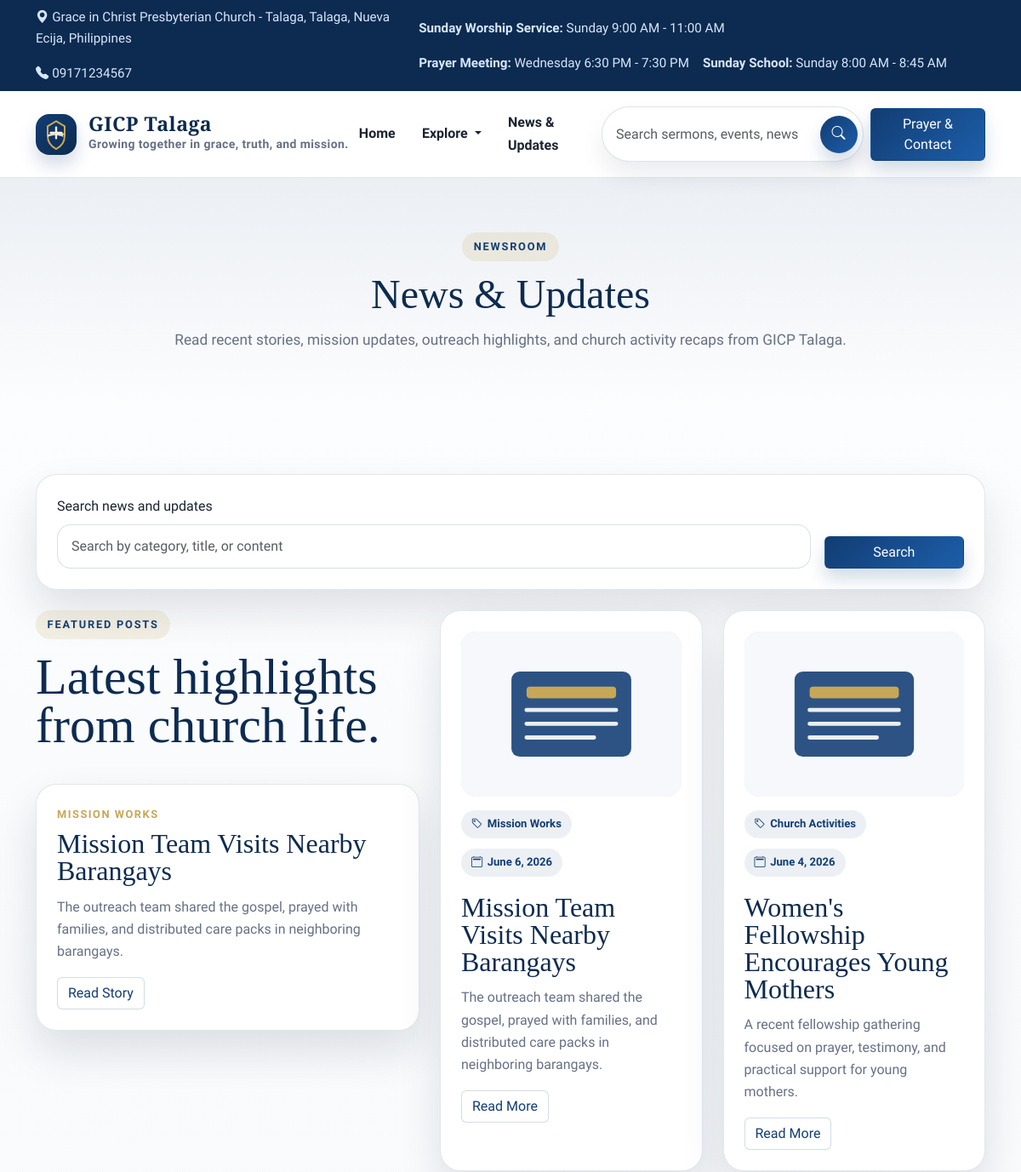
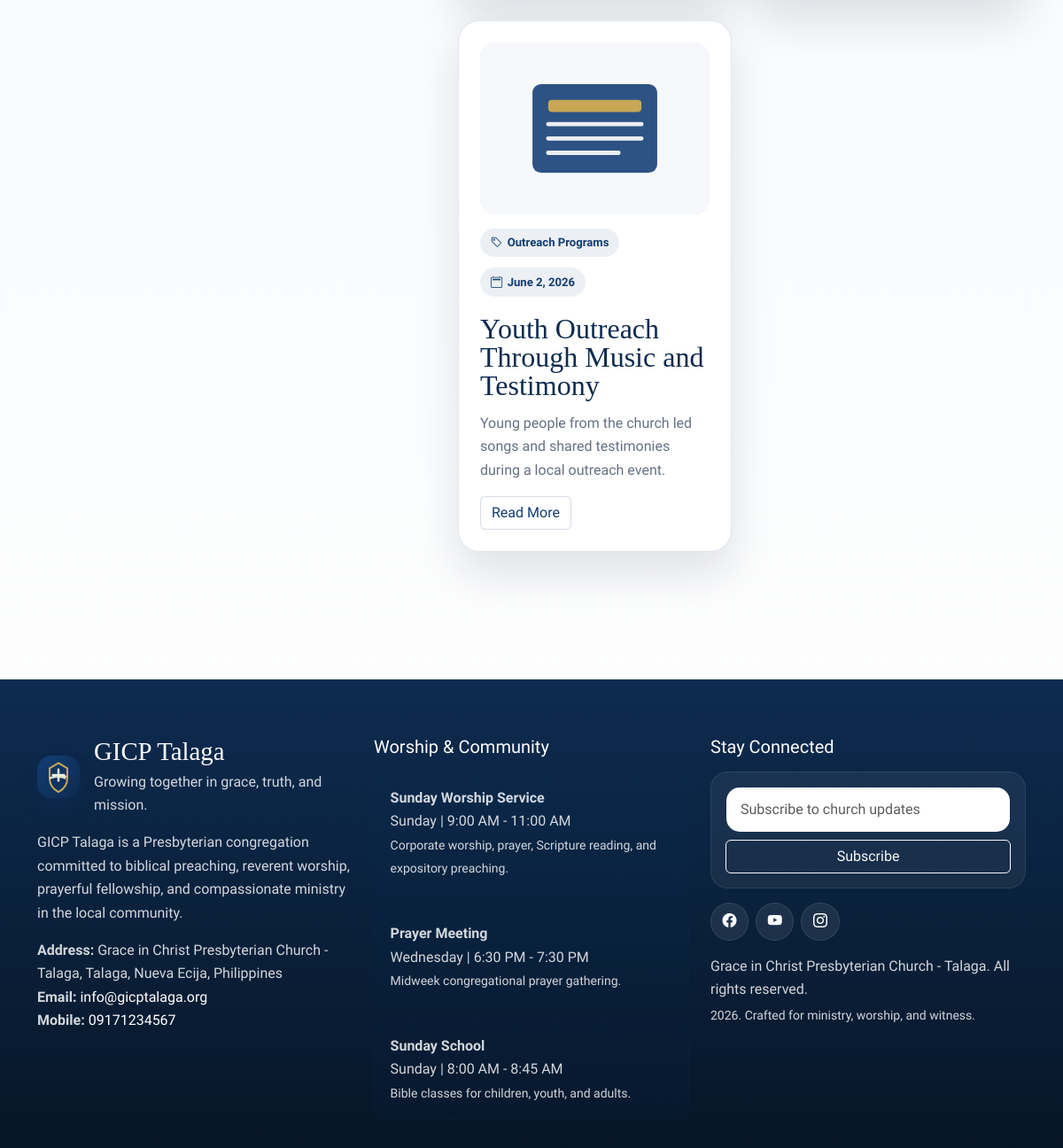
Page /index.php/site/news on the committed database (2 pictures, top to bottom).
### tables this page shows
CREATE TABLE `church_profile` (
  `id` INT UNSIGNED NOT NULL AUTO_INCREMENT,
  `church_name` VARCHAR(255) NOT NULL,
  `short_name` VARCHAR(120) NOT NULL,
  `tagline` VARCHAR(255) NULL,
  `logo` VARCHAR(255) NULL,
  `hero_image` VARCHAR(255) NULL,
  `welcome_message` LONGTEXT NULL,
  `brief_intro` LONGTEXT NULL,
  `history` LONGTEXT NULL,
  `mission` LONGTEXT NULL,
  `vision` LONGTEXT NULL,
  `core_values` LONGTEXT NULL,
  `statement_of_faith` LONGTEXT NULL,
  `address` VARCHAR(255) NULL,
  `email` VARCHAR(150) NULL,
  `mobile_number` VARCHAR(50) NULL,
  `landline` VARCHAR(50) NULL,
  `google_map_embed` LONGTEXT NULL,
  `facebook_url` VARCHAR(255) NULL,
  `youtube_url` VARCHAR(255) NULL,
  `instagram_url` VARCHAR(255) NULL,
  `prayer_cta_text` VARCHAR(255) NULL,
  `created_at` DATETIME NOT NULL,
  `updated_at` DATETIME NOT NULL,
  PRIMARY KEY (`id`)
);

CREATE TABLE `service_schedules` (
  `id` INT UNSIGNED NOT NULL AUTO_INCREMENT,
  `title` VARCHAR(150) NOT NULL,
  `day_name` VARCHAR(50) NOT NULL,
  `time_range` VARCHAR(80) NOT NULL,
  `description` VARCHAR(255) NULL,
  `display_order` INT NOT NULL DEFAULT 0,
  `is_visible` TINYINT(1) NOT NULL DEFAULT 1,
  `created_at` DATETIME NOT NULL,
  `updated_at` DATETIME NOT NULL,
  PRIMARY KEY (`id`)
);

CREATE TABLE `menu_items` (
  `id` INT UNSIGNED NOT NULL AUTO_INCREMENT,
  `label` VARCHAR(100) NOT NULL,
  `url` VARCHAR(255) NOT NULL,
  `icon` VARCHAR(80) NULL,
  `target` VARCHAR(20) NOT NULL DEFAULT '_self',
  `parent_id` INT UNSIGNED NULL,
  `sort_order` INT NOT NULL DEFAULT 0,
  `is_visible` TINYINT(1) NOT NULL DEFAULT 1,
  `created_at` DATETIME NOT NULL,
  `updated_at` DATETIME NOT NULL,
  PRIMARY KEY (`id`),
  CONSTRAINT `fk_menu_items_parent` FOREIGN KEY (`parent_id`) REFERENCES `menu_items`(`id`) ON DELETE SET NULL ON UPDATE CASCADE
);

CREATE TABLE `news_updates` (
  `id` INT UNSIGNED NOT NULL AUTO_INCREMENT,
  `title` VARCHAR(255) NOT NULL,
  `slug` VARCHAR(200) NOT NULL,
  `category` VARCHAR(120) NULL,
  `summary` LONGTEXT NULL,
  `content` LONGTEXT NULL,
  `image` VARCHAR(255) NULL,
  `publish_date` DATE NOT NULL,
  `is_featured` TINYINT(1) NOT NULL DEFAULT 0,
  `status` ENUM('draft', 'published', 'archived') NOT NULL DEFAULT 'published',
  `created_at` DATETIME NOT NULL,
  `updated_at` DATETIME NOT NULL,
  PRIMARY KEY (`id`),
  UNIQUE KEY `uk_news_slug` (`slug`)
);

### application/views/site/news.php (the view, shortened to what the rows shown need)
<?php
$this->load->view('site/partials/page_header', compact('title', 'lead', 'eyebrow'));
?>
<section class="section-spacing">
	<div class="container">
		<div class="row g-4">
			<div class="col-lg-5">
				<div class="section-heading">
					<h2 class="section-title">Latest highlights from church life.</h2>
				</div>
				<div class="row g-4">
					<?php foreach ($featured_news as $item): ?>
						<div class="col-12">
							<div class="content-card h-100">
								<div class="card-overline"><?php echo html_escape($item->category); ?></div>
								<h2 class="card-title"><?php echo html_escape($item->title); ?></h2>
								<p class="card-text"><?php echo excerpt($item->summary, 150); ?></p>
								<a class="btn btn-outline-church" href="<?php echo site_url('news-updates/'.$item->slug); ?>">Read Story</a>
							</div>
						</div>
					<?php endforeach; ?>
				</div>
			</div>
			<div class="col-lg-7">
				<div class="row g-4">
					<?php foreach ($news_items as $item): ?>
						<div class="col-md-6">
							<div class="content-card h-100">
								<img class="card-media" src="<?php echo media_url($item->image, 'images/placeholders/news.svg'); ?>" alt="<?php echo html_escape($item->title); ?>">
								<div class="detail-meta">
									<span class="content-badge"><i class="bi bi-tag"></i><?php echo html_escape($item->category); ?></span>
									<span class="content-badge"><i class="bi bi-calendar2"></i><?php echo formatted_date($item->publish_date); ?></span>
								</div>
								<h2 class="card-title"><?php echo html_escape($item->title); ?></h2>
								<p class="card-text"><?php echo excerpt($item->summary, 125); ?></p>
								<a class="btn btn-outline-church" href="<?php echo site_url('news-updates/'.$item->slug); ?>">Read More</a>
							</div>
						</div>
					<?php endforeach; ?>
				</div>
			</div>
		</div>
	</div>
</section>

### application/views/site/layout/header.php (shortened to what the rows shown need)
<!doctype html>
<html lang="en">
<head>
	<link href="https://cdn.jsdelivr.net/npm/bootstrap@5.3.3/dist/css/bootstrap.min.css" rel="stylesheet">
	<link href="https://cdn.jsdelivr.net/npm/bootstrap-icons@1.11.3/font/bootstrap-icons.css" rel="stylesheet">
	<link rel="stylesheet" href="<?php echo asset_url('css/site.css'); ?>">
</head>
<body>
<div class="site-topbar py-2">
	<div class="container d-flex flex-column flex-lg-row justify-content-between gap-2 align-items-lg-center">
		<div class="d-flex flex-wrap gap-3">
			<span><i class="bi bi-geo-alt-fill me-1"></i><?php echo html_escape($church_profile->address); ?></span>
			<span><i class="bi bi-telephone-fill me-1"></i><?php echo html_escape($church_profile->mobile_number); ?></span>
		</div>
		<div class="d-flex flex-wrap gap-3 align-items-center">
			<?php foreach ($service_schedules as $schedule): ?>
				<span><strong><?php echo html_escape($schedule->title); ?>:</strong> <?php echo html_escape($schedule->day_name.' '.$schedule->time_range); ?></span>
			<?php endforeach; ?>
		</div>
	</div>
</div>
<nav class="navbar navbar-expand-xl sticky-top">
	<div class="container">
		<?php
		$dropdown_urls = array('about-us', 'pastors', 'ministries', 'sermons', 'events', 'gallery', 'contact');
		$dropdown_items = array();
		$dropdown_active = FALSE;
		foreach ($menu_items as $menu_item)
		{
			if (in_array(trim($menu_item->url, '/'), $dropdown_urls, TRUE))
			{
				$dropdown_items[] = $menu_item;
			}
		}
		?>
		<a class="navbar-brand" href="<?php echo base_url(); ?>">
			<img class="brand-mark" src="<?php echo media_url($church_profile->logo, 'images/logo.svg'); ?>" alt="<?php echo html_escape($church_profile->short_name); ?> logo">
			<span>
				<span class="brand-title d-block"><?php echo html_escape($church_profile->short_name); ?></span>
				<span class="brand-subtitle d-block"><?php echo html_escape($church_profile->tagline); ?></span>
			</span>
		</a>
		<div class="collapse navbar-collapse" id="siteNav">
			<ul class="navbar-nav ms-auto align-items-xl-center gap-xl-1 mb-3 mb-xl-0">
				<?php $dropdown_rendered = FALSE; ?>
				<?php foreach ($menu_items as $menu_item): ?>
					<?php if (in_array(trim($menu_item->url, '/'), $dropdown_urls, TRUE)): ?>
						<?php if (!$dropdown_rendered && !empty($dropdown_items)): ?>
							<li class="nav-item dropdown">
								<a class="nav-link dropdown-toggle <?php echo $dropdown_active ? 'active' : ''; ?>" href="#" id="headerExploreDropdown" role="button" data-bs-toggle="dropdown" aria-expanded="false">
									Explore
								</a>
							</li>
							<?php $dropdown_rendered = TRUE; ?>
						<?php endif; ?>
						<?php continue; ?>
					<?php endif; ?>
					<li class="nav-item">
						<a class="nav-link <?php echo is_active_menu($menu_item->url); ?>" target="<?php echo html_escape($menu_item->target); ?>" href="<?php echo base_url(ltrim($menu_item->url, '/')); ?>"><?php echo html_escape($menu_item->label); ?></a>
					</li>
				<?php endforeach; ?>
			</ul>
		</div>
	</div>
</nav>
<main id="main-content">

### application/views/site/partials/page_header.php
<section class="page-hero">
	<div class="container">
		<div class="row justify-content-center">
			<div class="col-lg-10 text-center">
				<span class="eyebrow"><?php echo isset($eyebrow) ? html_escape($eyebrow) : 'Grace in Christ Presbyterian Church'; ?></span>
				<h1 class="section-title"><?php echo html_escape($title); ?></h1>
				<?php if (!empty($lead)): ?>
					<p class="section-lead mx-auto"><?php echo html_escape($lead); ?></p>
				<?php endif; ?>
			</div>
		</div>
	</div>
</section>

### application/views/site/layout/footer.php (shortened to what the rows shown need)
</main>
<footer class="site-footer">
	<div class="container">
		<div class="row g-4 align-items-start">
			<div class="col-lg-4">
				<div class="d-flex align-items-center gap-3 mb-3">
					<img class="brand-mark" src="<?php echo media_url($church_profile->logo, 'images/logo.svg'); ?>" alt="<?php echo html_escape($church_profile->short_name); ?> logo">
					<div>
						<h2 class="footer-title mb-1"><?php echo html_escape($church_profile->short_name); ?></h2>
						<p class="mb-0"><?php echo html_escape($church_profile->tagline); ?></p>
					</div>
				</div>
				<p><?php echo html_escape($church_profile->brief_intro); ?></p>
				<p class="mb-0"><strong>Address:</strong> <?php echo html_escape($church_profile->address); ?></p>
				<p class="mb-0"><strong>Email:</strong> <a href="mailto:<?php echo html_escape($church_profile->email); ?>"><?php echo html_escape($church_profile->email); ?></a></p>
				<p><strong>Mobile:</strong> <a href="tel:<?php echo html_escape($church_profile->mobile_number); ?>"><?php echo html_escape($church_profile->mobile_number); ?></a></p>
			</div>
			<div class="col-lg-4">
				<ul class="schedule-list">
					<?php foreach ($service_schedules as $schedule): ?>
						<li>
							<strong><?php echo html_escape($schedule->title); ?></strong><br>
							<span><?php echo html_escape($schedule->day_name.' | '.$schedule->time_range); ?></span><br>
							<small><?php echo html_escape($schedule->description); ?></small>
						</li>
					<?php endforeach; ?>
				</ul>
			</div>
		</div>
	</div>
</footer>
</body>
</html>

### rows in the picture
church_profile: address "Grace in Christ Presbyterian Church - Talaga, Talaga, Nueva Ecija, Philippines", mobile_number "09171234567", logo (picture), short_name "GICP Talaga", tagline "Growing together in grace, truth, and mission.", brief_intro "GICP Talaga is a Presbyterian congregation committed to biblical preaching, reverent worship, prayerful fellowship, and compassionate ministry in the local community.", email "info@gicptalaga.org"
service_schedules: title "Sunday Worship Service", day_name+time_range "Sunday 9:00 AM - 11:00 AM", day_name+time_range "Sunday | 9:00 AM - 11:00 AM", description "Corporate worship, prayer, Scripture reading, and expository preaching."
service_schedules: title "Prayer Meeting", day_name+time_range "Wednesday 6:30 PM - 7:30 PM", day_name+time_range "Wednesday | 6:30 PM - 7:30 PM", description "Midweek congregational prayer gathering."
service_schedules: title "Sunday School", day_name+time_range "Sunday 8:00 AM - 8:45 AM", day_name+time_range "Sunday | 8:00 AM - 8:45 AM", description "Bible classes for children, youth, and adults."
menu_items: label "Home"
menu_items: label "News & Updates"
news_updates: category "MISSION WORKS", title "Mission Team Visits Nearby Barangays", summary "The outreach team shared the gospel, prayed with families, and distributed care packs in neighboring barangays.", image (picture), category "Mission Works", publish_date "June 6, 2026"
news_updates: image (picture), category "Church Activities", publish_date "June 4, 2026", title "Women's Fellowship Encourages Young Mothers", summary "A recent fellowship gathering focused on prayer, testimony, and practical support for young mothers."
news_updates: image (picture), category "Outreach Programs", publish_date "June 2, 2026", title "Youth Outreach Through Music and Testimony", summary "Young people from the church led songs and shared testimonies during a local outreach event."

### other values in the picture
$eyebrow "NEWSROOM"
$lead "Read recent stories, mission updates, outreach highlights, and church activity recaps from GICP Talaga."
